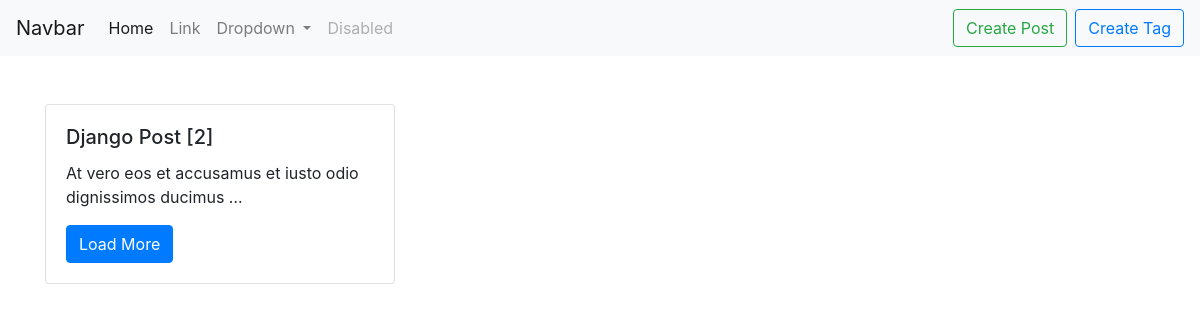
The page /tag/Django on the database its author committed.
### post/models.py (models this page shows, shortened)
class Post(models.Model):
    title = models.CharField(max_length=100)
    body = models.TextField(max_length=500)
    slug = models.CharField(max_length=70, null="True")
    def get_absolute_url(self):
        return reverse('post_detail', kwargs={'slug':self.slug})

### post/views.py (the view)
# urls.py: path('tag/<str:name>', TagDetail.as_view(), name="tag_detail"),
class TagDetail(View):
    def get(self, request, name):
        tag = Tag.objects.get(name=name)
        return render(request, 'tag/detail.html', context={'tag': tag})

### post/templates/tag/detail.html
{% extends 'base.html' %}
{% block content %}
<div class="container mt-4">
    <div class="row">
        {% for post in tag.posts.all %}
        <div class="col-4 mt-4">
            <div class="card">
              <div class="card-body">
                <h5 class="card-title">{{ post.title }}</h5>
                <p class="card-text">{{ post.body|truncatewords:10 }}</p>
                <a href="{{ post.get_absolute_url }}" class="btn btn-primary">Load More</a>
              </div>
            </div>
        </div>
        {% endfor %}
    </div>
</div>
{% endblock %}

### rows shown on the page
Post: title "Django Post [2]", body "At vero eos et accusamus et iusto odio dignissimos ducimus …"
